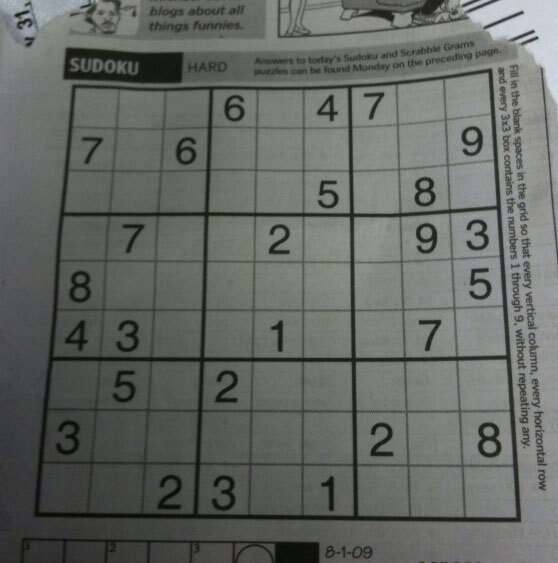
#> input picture images/sudoku.jpg, 558 x 563 px
$ python 19_localbinary.py
#> lines starting #> are read from the running program, lines starting #| are printed output that depends on the picture; after the words box and inside, x2 and y2 are one past the last pixel; in counts of white or black regions, pixels touching at a corner belong together
import cv2
import numpy as np
import matplotlib.pyplot as plt

img = cv2.imread('./images/sudoku.jpg', cv2.IMREAD_GRAYSCALE)
#> img: shape (563, 558); min 7, max 219, mean 102.4

# 전역 자동 이진화
a, dst1 = cv2.threshold(img, 0, 255, cv2.THRESH_BINARY | cv2.THRESH_OTSU)
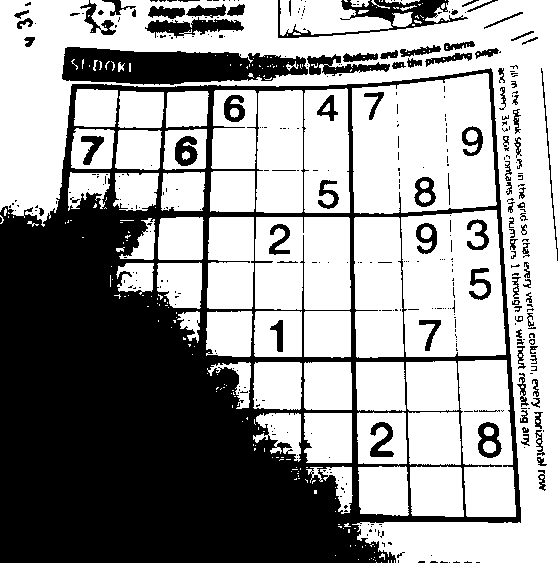
#> dst1: shape (563, 558); 60.1% white; 384 black regions (284 under 20 px), largest, box (x1, y1, x2, y2) and area: (0, 68, 521, 563) 103109, (62, 47, 308, 85) 6637, (278, 0, 468, 38) 1953
#> a = 96

# 지역 자동 이진화
dst2 = np.zeros(img.shape, np.uint8)
bw = img.shape[1] // 4
#> bw = 139
bh = img.shape[0] // 4  # 위아래 코드 해서 16등분
#> bh = 140

# 쪼갠 개수 만큼 돌면서 그 영역마다 각각 자동 이진화 시킴
for y in range(4):
    for x in range(4):
        img_ = img[y*bh: (y+1)*bh, x*bw: (x+1)*bw]
        dst_ = dst2[y*bh: (y+1)*bh, x*bw: (x+1)*bw]
        cv2.threshold(img_, 0, 255, cv2.THRESH_BINARY | cv2.THRESH_OTSU, dst_)
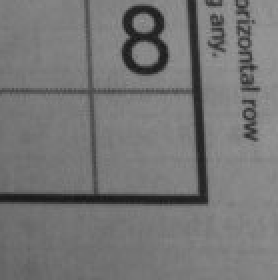
#> img_: shape (140, 139) (shown 2 times larger); min 19, max 153, mean 117.1


# 적응형 이진화(Adaptive Thresholding):
#   조명 변화가 심한 영상에서도 적절한 임계값을
#   적용하여 이진화를 수행하는 방법.
#   영상의 작은 영역마다 서로 다른 임계값을 계산해서

"""
9: 이웃 블록 크기. 현재 픽셀 주변에서 얼마 만큼의 영역을 고려할지 설정.
   클 수록 더 넓은 영역을 평균 -> 조명에 덜 민감하지만 부드러움

5: 임계값 보정 상수. 평균 또는 가중 평균에서 얼마나 빼줄지 결정. 클 수록
    픽셀이 어두워야 흰색이 됨(임계값을 낮추거나 높이기 위한 튜닝용 파라미터)
"""
# ADAPTIVE_THRESH_MEAN_C: 해당 픽셀 주변의 평균값을 기준으로 임계값 설정
dst3 = cv2.adaptiveThreshold(img, 255, cv2.ADAPTIVE_THRESH_MEAN_C,
                             cv2.THRESH_BINARY, 9, 5)
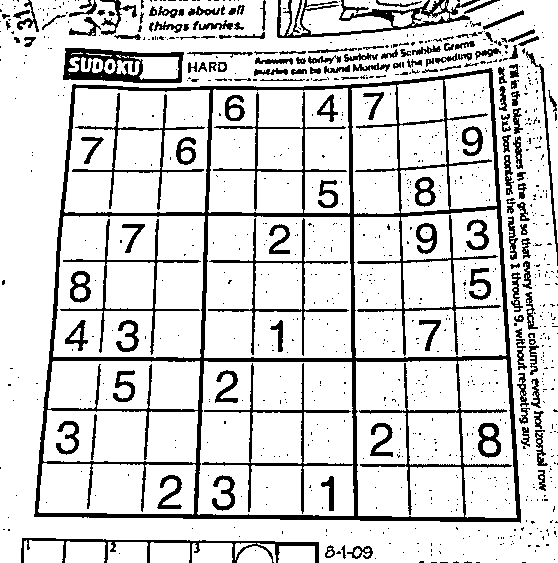
#> dst3: shape (563, 558); 83.6% white; 936 black regions (782 under 20 px), largest, box (x1, y1, x2, y2) and area: (34, 68, 521, 523) 22269, (277, 0, 480, 38) 2056, (63, 48, 184, 83) 2010

# ADAPTIVE_THRESH_GAUSSIAN_C: 주변 픽셀에 가중치를 곱한 평균값을 기준으로 임계값 설정
dst4 = cv2.adaptiveThreshold(img, 255, cv2.ADAPTIVE_THRESH_GAUSSIAN_C,
                             cv2.THRESH_BINARY, 9, 5)
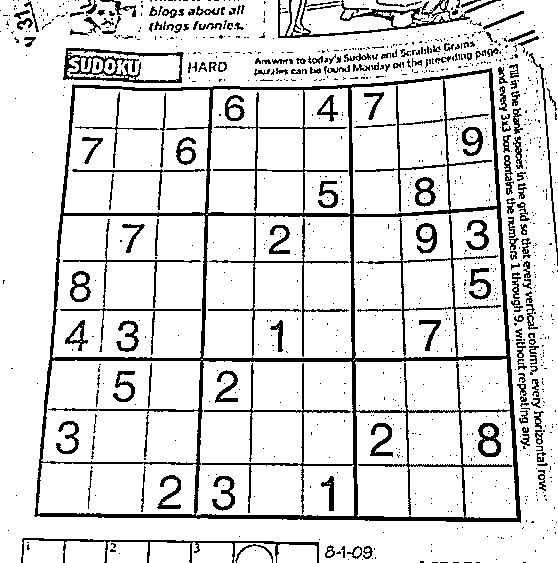
#> dst4: shape (563, 558); 86.4% white; 994 black regions (815 under 20 px), largest, box (x1, y1, x2, y2) and area: (34, 68, 521, 523) 19066, (278, 0, 501, 38) 1653, (63, 48, 184, 83) 1424


# 이미지 묶기
images = {
    'Original': img,
    'OTSU': dst1,
    'OTSU_LOCAL': dst2,
    'Adaptive Thresholding - MEAN_C': dst3,
    'Adaptive Thresholding - GAUSSIAN_C': dst4
}

plt.figure(figsize=(6, 6))

for i, (title, image) in enumerate(images.items()):
    plt.subplot(3, 2, i + 1)
    plt.imshow(image, cmap='gray')
    plt.title(title)
    plt.axis('off')
#> this loop made 5 passes
#> title on passes 1 to 5: 'Original', 'OTSU', 'OTSU_LOCAL', 'Adaptive Thresholding - MEAN_C', 'Adaptive Thresholding - GAUSSIAN_C'

plt.tight_layout()
plt.show()
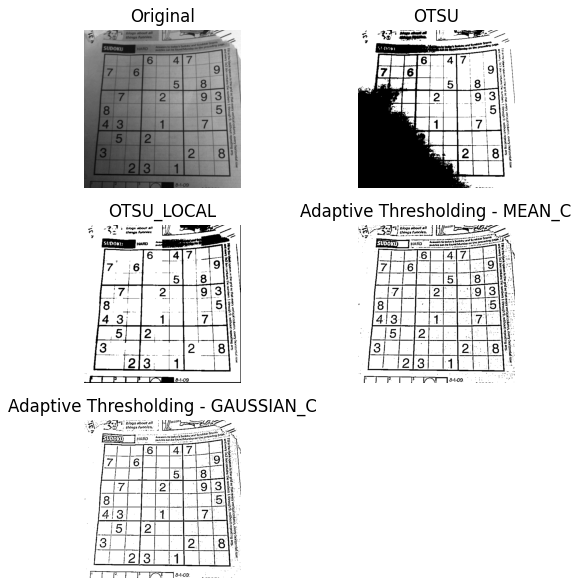
#> figure drawn by matplotlib, 5 panels

$ run again, with images/dog.jpg copied over images/sudoku.jpg
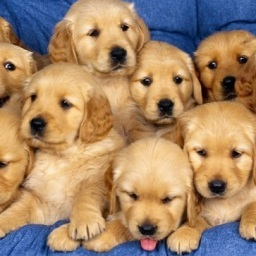
#> input picture images/dog.jpg, 256 x 256 px
#> `a, dst1 = cv2.threshold(img, 0, 255, cv2.THRESH_BINARY | cv2.THRESH_OT..`:
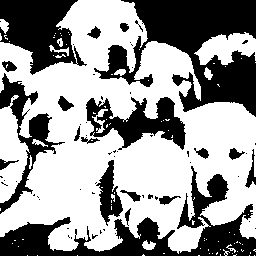
#> dst1: shape (256, 256); 60.1% white; 66 black regions (46 under 20 px), largest, box (x1, y1, x2, y2) and area: (94, 0, 256, 117) 8991, (0, 166, 256, 256) 6466, (0, 0, 87, 75) 3821
#> a = 131
#> dst3: shape (256, 256); 70.7% white; 752 black regions (640 under 20 px), largest, box (x1, y1, x2, y2) and area: (0, 159, 180, 256) 2167, (91, 0, 238, 105) 1881, (0, 74, 69, 205) 1110
#> `dst4 = cv2.adaptiveThreshold(img, 255, cv2.ADAPTIVE_THRESH_GAUSSIAN_C,..`:
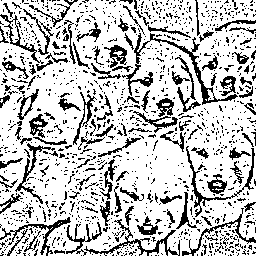
#> dst4: shape (256, 256); 76.1% white; black in thin lines or dots
#> the loop `for i, (title, image) in enumerate(images.items()):` made 5 passes
#> title on passes 1 to 5: 'Original', 'OTSU', 'OTSU_LOCAL', 'Adaptive Thresholding - MEAN_C', 'Adaptive Thresholding - GAUSSIAN_C'
